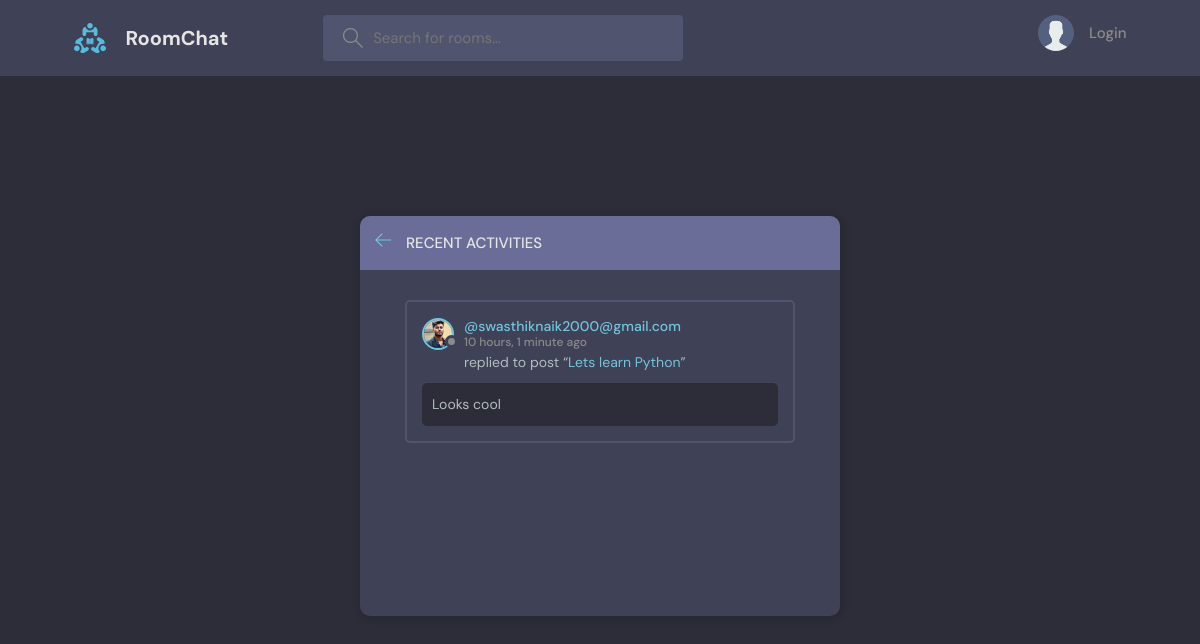
The page /activity/ on the database its author committed.
### base/models.py (models this page shows, shortened)
class Message(models.Model):
    user =  models.ForeignKey(User,on_delete=models.CASCADE)
    room = models.ForeignKey(Room, on_delete=models.CASCADE)
    body = models.TextField()
    update = models.DateTimeField(auto_now=True)
    created = models.DateTimeField(auto_now_add=True)
    class Meta:
        ordering = ['-update', '-created']

class User(AbstractUser):
    name = models.CharField(max_length=200, null=True)
    email = models.EmailField(unique=True,null=True)
    bio = models.TextField(null=True)
    avatar = models.ImageField(null=True, default="avatar.svg")
    USERNAME_FIELD = 'email'
    REQUIRED_FIELDS = []

class Room(models.Model):
    host = models.ForeignKey(User,on_delete=models.SET_NULL,null=True)
    topic = models.ForeignKey(Topic,on_delete=models.SET_NULL,null=True)
    name = models.CharField(max_length=200)
    description = models.TextField(null=True, blank=True)
    participants = models.ManyToManyField(User,related_name='participants',blank=True)
    update = models.DateTimeField(auto_now=True)
    created = models.DateTimeField(auto_now_add=True)
    class Meta:
        ordering = ['-update', '-created']
    def __str__(self) :
        return self.name

### base/views.py (the view)
# urls.py: path('activity/', views.activityPage, name="activity"),
def activityPage(request):
    room_messages = Message.objects.all()
    return render(request,'base/activity.html',{'room_messages':room_messages})

### base/templates/base/activity.html (shortened to what this page needs)
{% extends 'main.html' %}
{% block content %}
    <main class="layout">
      <div class="container">
        <div class="layout__box">
          <div class="layout__boxHeader">
            <div class="layout__boxTitle">
              <a href="{% url 'home' %}">
                <svg version="1.1" xmlns="http://www.w3.org/2000/svg" width="32" height="32" viewBox="0 0 32 32">
                  <title>arrow-left</title>
                  <path
                    d="M13.723 2.286l-13.723 13.714 13.719 13.714 1.616-1.611-10.96-10.96h27.625v-2.286h-27.625l10.965-10.965-1.616-1.607z"
                  ></path>
                </svg>
              </a>
              <h3>Recent Activities</h3>
            </div>
          </div>
          <div class="activities-page layout__body">
            {% for message in room_messages %}
            <div class="activities__box">
              <div class="activities__boxHeader roomListRoom__header">
                <a href="{% url 'user-profile' message.user.id %}" class="roomListRoom__author">
                  <div class="avatar avatar--small">
                    <img src="{{ message.user.avatar.url }}" />
                  </div>
                  <p>
                    @{{ message.user }}
                    <span>{{ message.created | timesince }} ago</span>
                  </p>
                </a>
              </div>
              <div class="activities__boxContent">
                <p>replied to post “<a href="{% url 'room' message.room.id %}">{{ message.room }}</a>”</p>
                <div class="activities__boxRoomContent">
                    {{ message.body }}
                </div>
              </div>
            </div>
            {% endfor %}
          </div>
        </div>
      </div>
    </main>
    {% endblock content %}

### templates/main.html (shortened to what this page needs)
<!DOCTYPE html>
{% load static %}
<html lang="en">
  <head>
    <link rel="stylesheet" href="{% static 'style/style.css' %}" />
  </head>
  <body>
    {% include 'navbar.html' %}
    {% block content %}
    {% endblock %}
  </body>
</html>

### templates/navbar.html (shortened to what this page needs)
{% load static %}
<header class="header header--loggedIn">
    <div class="container">
      <a href="{% url 'home' %}" class="header__logo">
        <img src="{% static 'images/logo.svg' %}" />
        <h1>RoomChat</h1>
      </a>
      <form class="header__search" method="GET" action="{% url 'home' %}">
        <label>
          <input name="q" placeholder="Search for rooms..." />
        </label>
      </form>
      <nav class="header__menu">
        {% if request.user.is_authenticated %}
        <div class="header__user">
          <a href="{% url 'update-user' %}">
            <div class="avatar avatar--medium active">
              <img src="{{ request.user.avatar.url }}" />
            </div>
            <p>{{ request.user.username }}<span>{{ request.user.username }}</span></p>
          </a>
          <button class="dropdown-button">
            <svg version="1.1" xmlns="http://www.w3.org/2000/svg" width="32" height="32" viewBox="0 0 32 32">
              <title>chevron-down</title>
              <path d="M16 21l-13-13h-3l16 16 16-16h-3l-13 13z"></path>
            </svg>
          </button>
        </div>
        {% else %}
        <a href="{% url 'login' %}">
          <img src="{% static 'images/avatar.svg' %}" />
          <p>Login</p>
        </a>
        {% endif %}
      </nav>
    </div>
  </header>

### static/style/style.css (style rules this page uses)
:root { --color-main: #71c6dd; --color-main-light: #e1f6fb; --color-dark: #3f4156; --color-dark-medium: #51546e; --color-dark-light: #696d97; --color-light: #e5e5e5; --color-gray: #8b8b8b; --color-light-gray: #b2bdbd; --color-bg: #2d2d39; --color-success: #5dd693; --color-error: #fc4b0b; }
* { font-family: "DM Sans", -apple-system, BlinkMacSystemFont, "Segoe UI", Roboto, Oxygen, Ubuntu, Cantarell, "Open Sans", "Helvetica Neue", sans-serif; margin: 0; padding: 0; box-sizing: border-box; text-rendering: optimizeLegibility; font-size: inherit; }
html { font-size: 56.25%; }
@media only screen and (min-width: 1200px) { html { font-size: 62.5%; } }
body { line-height: 1.6; font-weight: 400; font-size: 1.5rem; color: var(--color-light-gray); background-color: var(--color-bg); min-height: 100vh; }
img { width: 100%; }
a { display: inline-block; color: var(--color-main); text-decoration: none; }
.container { max-width: 120rem; width: 90%; margin: auto; }
.avatar { position: relative; display: inline-block; border-radius: 50%; border: 2px solid var(--color-main); }
.avatar img { display: block; border-radius: 50%; object-fit: cover; object-position: center; }
.avatar::after { content: ""; display: block; position: absolute; background-color: var(--color-gray); z-index: 111; border-radius: 50%; border: 0.3rem solid var(--color-dark); }
.avatar.avatar--small img { width: 2.8rem; height: 2.8rem; }
.avatar.avatar--small:after { width: 0.7rem; height: 0.7rem; bottom: 0px; right: -6px; }
.header { padding: 1.5rem; background-color: var(--color-dark); }
.header > .container { display: flex; gap: 9.5rem; }
.header__logo, .header__user { display: flex; gap: 2rem; align-items: center; }
.header__logo > img { height: 3.2rem; width: 3.2rem; }
.header__logo > h1 { font-weight: 700; font-size: 2rem; color: var(--color-light); }
.header__search > label { background-color: var(--color-dark-medium); padding: 1.3rem 1rem; display: flex; align-items: center; gap: 1rem; border-radius: 4px; }
.header__search svg { fill: var(--color-gray); width: 2rem; height: 2rem; margin-left: 1rem; }
.header__search input { width: 30rem; background: transparent; border: none; outline: none; color: var(--color-light); }
.header__menu { margin-left: auto; position: relative; }
.header__menu a { display: flex; gap: 1.5rem; align-items: center; font-weight: 500; text-decoration: none; color: var(--color-gray); }
.header__menu img { height: 3.6rem; }
.header__menu p { line-height: 1.2; }
.layout { margin-top: 2.4rem; }
.layout > .container { display: flex; justify-content: space-between; align-items: flex-start; }
.layout__box { width: 90%; max-width: 48rem; min-height: 40rem; position: absolute; top: 50%; left: 50%; transform: translate(-50%, -46%); background-color: var(--color-dark); border-radius: 1rem; box-shadow: 1px 1px 6px 3px rgba(0, 0, 0, 0.1); overflow: hidden; }
.layout__boxHeader { display: flex; padding: 1.5rem; background-color: var(--color-dark-light); }
.layout__boxTitle { display: flex; gap: 1.5rem; align-items: center; }
.layout__boxTitle h3 { text-transform: uppercase; font-weight: 500; color: var(--color-light); }
.layout__boxTitle svg { width: 1.6rem; height: 1.6rem; fill: var(--color-main); }
.layout__body { margin: 3rem; }
.roomListRoom__header { display: flex; justify-content: space-between; align-items: center; }
.roomListRoom__author { font-weight: 500; display: flex; align-items: center; gap: 1rem; }
.activities__box { margin: 1.5rem; padding: 1.5rem; border: 2px solid var(--color-dark-medium); border-radius: 5px; }
.activities__boxHeader p { font-size: 1.4rem; line-height: 1.3; }
.activities__boxHeader p span { color: var(--color-gray); font-size: 1.2rem; display: block; }
.activities__boxContent { margin-left: 4.2rem; }
.activities__boxContent { font-size: 1.4rem; }
.activities__boxRoomContent { background: var(--color-bg); padding: 1rem; border-radius: 5px; margin-top: 1rem; margin-left: -4.2rem; }

### rows shown on the page
Message: user.avatar (picture), user "swasthiknaik2000@gmail.com", created "10 hours, 1 minute", room "Lets learn Python", body "Looks cool"
